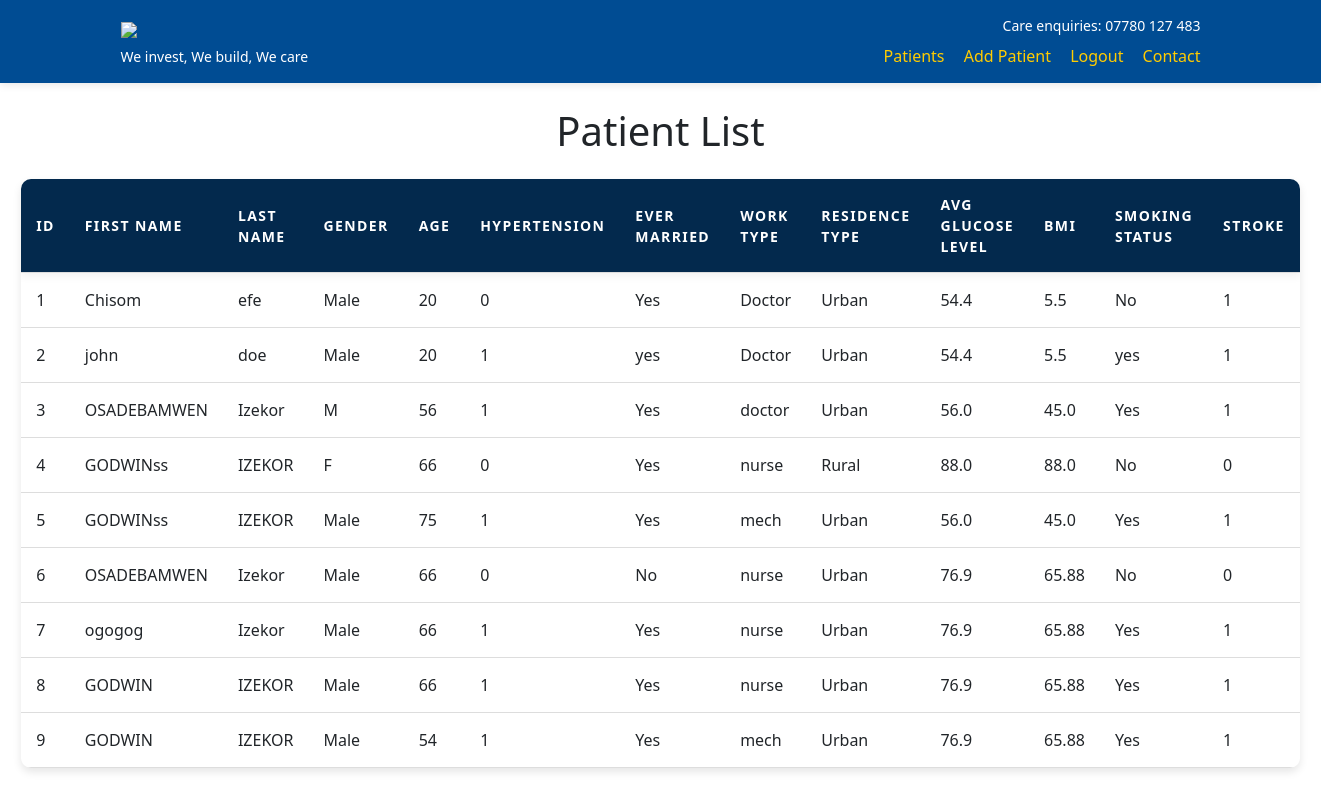
Page /patient (signed in) on the earlier database version.
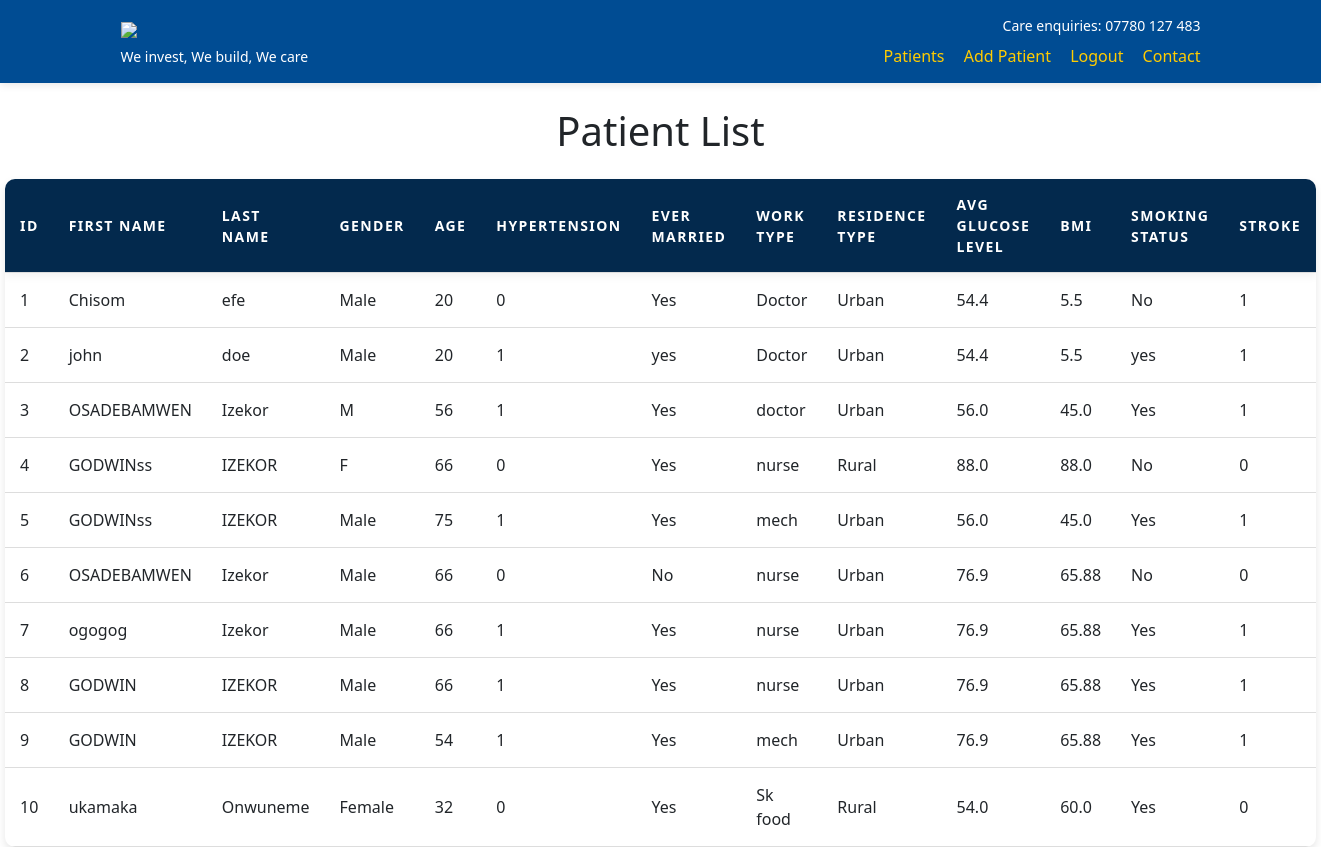
Same page on the later database version.
### myapp/models.py (models this page shows, shortened)
class Patient(db.Model):
    id = db.Column(db.Integer, primary_key=True)
    first_name = db.Column(db.String(50), nullable=False)
    last_name = db.Column(db.String(50), nullable=False)
    middle_name = db.Column(db.String(50), nullable=True)
    phone_number = db.Column(db.String(15), nullable=False)
    address = db.Column(db.String(100), nullable=False)
    gender = db.Column(db.String(6), nullable=False)  # "Male", "Female", or "Other"
    age = db.Column(db.Integer, nullable=False)
    hypertension = db.Column(db.Integer, nullable=False)  # 0 or 1
    ever_married = db.Column(db.String(3), nullable=False)  # "No" or "Yes"
    work_type = db.Column(db.String(20), nullable=False)  # Various work types
    residence_type = db.Column(db.String(5), nullable=False)  # "Rural" or "Urban"
    avg_glucose_level = db.Column(db.Float, nullable=False)
    bmi = db.Column(db.Float, nullable=False)
    smoking_status = db.Column(db.String(20), nullable=False)  # Smoking status
    stroke = db.Column(db.Integer, nullable=False)  # 0 or 1

### myapp/routes.py (the view)
@app.route("/patient", methods=["GET"])
@login_required
def patient():
        patients = Patient.query.all()
        return render_template('patient.html', patients=patients)

### myapp/models.py (called while the page is built)
@login_manager.user_loader
def load_user(user_id):
    return User.query.get(int(user_id))

### myapp/templates/patient.html
{% extends 'layout.html' %}
{% block content %}
    <h1 class="text-center mt-4 mb-4">Patient List</h1>
    <table class="container">
        <thead>
            <tr>
                <th>ID</th>
                <th>First Name</th>
                <th>Last Name</th>
                <th>Gender</th>
                <th>Age</th>
                <th>Hypertension</th>
                <th>Ever Married</th>
                <th>Work Type</th>
                <th>Residence Type</th>
                <th>Avg Glucose Level</th>
                <th>BMI</th>
                <th>Smoking Status</th>
                <th>Stroke</th>
            </tr>
        </thead>
        <tbody>
            {% for patient in patients %}
            <tr>
                <td><a href="{{ url_for('patient_edit',  id=patient.id) }}">{{ patient.id }}<a/></td>
                <td><a href="{{ url_for('patient_edit',  id=patient.id) }}">{{ patient.first_name }}</a></td>
                <td><a href="{{ url_for('patient_edit',  id=patient.id) }}">{{ patient.last_name }}</a></td>
                <td><a href="{{ url_for('patient_edit',  id=patient.id) }}">{{ patient.gender }}</a></td>
                <td><a href="{{ url_for('patient_edit',  id=patient.id) }}">{{ patient.age }}</a></td>
                <td><a href="{{ url_for('patient_edit',  id=patient.id) }}">{{ patient.hypertension }}</a></td>
                <td><a href="{{ url_for('patient_edit',  id=patient.id) }}">{{ patient.ever_married }}</a></td>
                <td><a href="{{ url_for('patient_edit',  id=patient.id) }}">{{ patient.work_type }}</a></td>
                <td><a href="{{ url_for('patient_edit',  id=patient.id) }}">{{ patient.residence_type }}</a></td>
                <td><a href="{{ url_for('patient_edit',  id=patient.id) }}">{{ patient.avg_glucose_level }}</a></td>
                <td><a href="{{ url_for('patient_edit',  id=patient.id) }}">{{ patient.bmi }}</a></td>
                <td><a href="{{ url_for('patient_edit',  id=patient.id) }}">{{ patient.smoking_status }}</a></td>
                <td><a href="{{ url_for('patient_edit',  id=patient.id) }}">{{ patient.stroke }}</a></td>
            </tr>
            {% endfor %}
        </tbody>
    </table>
</body>
</html>
{% endblock %}

### myapp/templates/layout.html (shortened to what this page needs)
<!DOCTYPE html>
<html lang="en">
  <head>
    <link
      href="https://cdn.jsdelivr.net/npm/bootstrap@5.0.2/dist/css/bootstrap.min.css"
      rel="stylesheet"
 />
    <link rel="stylesheet" href="{{url_for('static', filename="style.css")}}" />
  </head>
  <body>
    <div class="wrapper">
      <header class="">
        <div class="header-wrapper container">
        <div class="header-left">
          <a href="{{url_for('index')}}"
            ><img
              src="https://www.canamgroup.com/assets/universitylogos/1665828537-Leeds-Trinity-University.png"
          /></a>
          <p>We invest, We build, We care</p>
        </div>
        <div class="header-right">
          <div class="header-right-top">
            <span>Care enquiries: </span><span>07780 127 483</span>
          </div>
          <div class="header-right-bottom">
            <a href="{{url_for('patient')}}">Patients</a>
            <a href="{{url_for('add_patient')}}">Add Patient</a>
            {% if current_user.is_authenticated %}
            <a href="{{url_for('logout')}}">Logout</a>
            {% else %}
            <a href="{{url_for('register')}}">Register</a>
            <a href="{{url_for('login')}}">Login</a>
            {% endif %}
            <a href="/about">Contact</a>
          </div>
        </div>
      </div>
      </header>
    {% block content %} {% endblock %}
  </body>
</html>

### myapp/static/style.css (style rules this page uses)
* { margin:0; padding:0; box-sizing:border-box; }
a { text-decoration: none; color:inherit; }
.wrapper { height: 100vh; }
header { background-color: #004c93; box-shadow: 0px 2px 8px rgba(0, 0, 0, 0.1); }
.header-wrapper { color: white; display: flex; justify-content: space-between; align-items: center; padding: 15px 30px; }
.header-left { display: flex; flex-direction: column; align-items: flex-start; }
.header-left a { margin-bottom: 5px; }
.header-left img { width: 60px; }
.header-left p { font-size: 14px; font-weight: 500; margin: 0; }
.header-right { display: flex; flex-direction: column; align-items: flex-end; }
.header-right-top { font-size: 14px; margin-bottom: 8px; }
.header-right-bottom a { color: #ffcc00; text-decoration: none; font-weight: 500; margin-left: 15px; }
table { width: 100%; border-collapse: collapse; background-color: white; box-shadow: 0 4px 8px rgba(0, 0, 0, 0.1); border-radius: 10px; overflow: hidden; animation: fadeInUp 0.8s ease; }
th, td { padding: 15px; text-align: left; border-bottom: 1px solid #ddd; transition: background-color 0.3s ease, color 0.3s ease; }
th { background-color: #03294d; color: white; text-transform: uppercase; font-weight: bold; letter-spacing: 0.1em; font-size:14px; }
td { font-size: 1rem; }
thead { box-shadow: 0 4px 8px rgba(0, 0, 0, 0.05); }

Differences in the rows shown:
added Patient: id "10", first_name "ukamaka", last_name "Onwuneme", gender "Female", age "32", hypertension "0", ever_married "Yes", work_type "Sk food", residence_type "Rural", avg_glucose_level "54.0", bmi "60.0", smoking_status "Yes", stroke "0"
